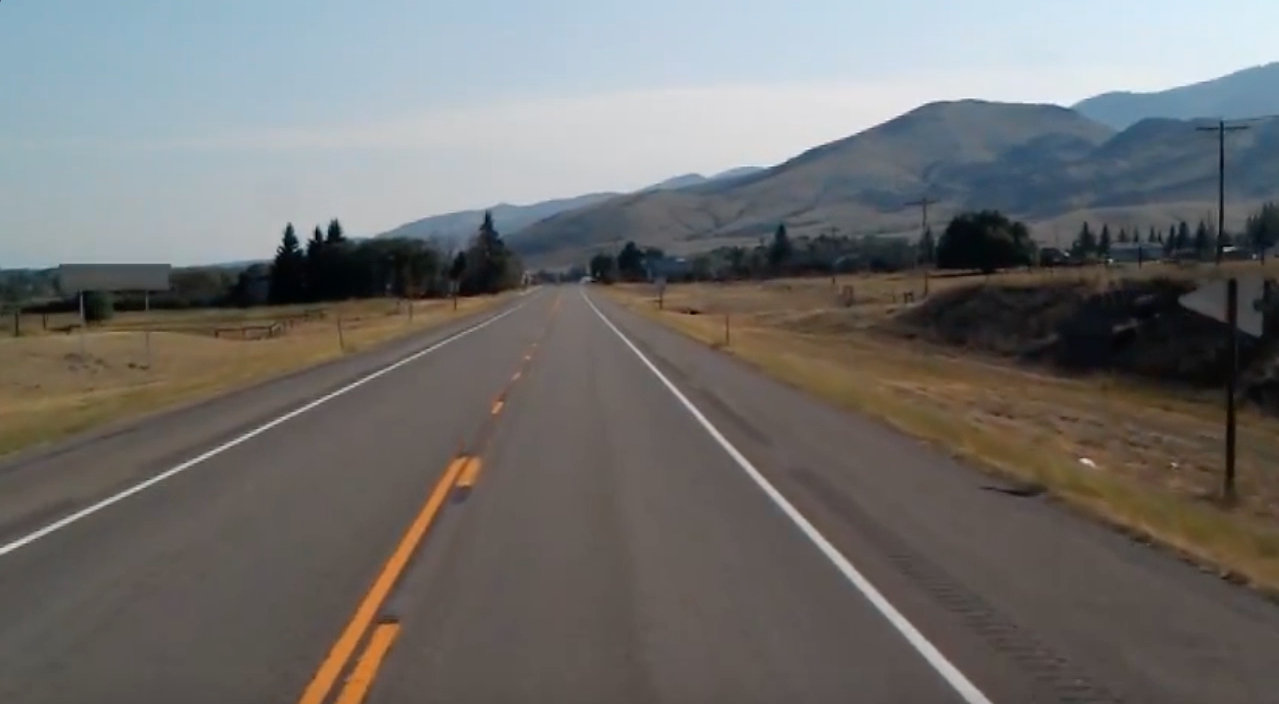
#> input picture test_image.jpg, 1279 x 704 px
$ python lane.py
#> lines starting #> are read from the running program, lines starting #| are printed output that depends on the picture; after the words box and inside, x2 and y2 are one past the last pixel; in counts of white or black regions, pixels touching at a corner belong together
import cv2
import numpy as np
import matplotlib.pyplot as plt

def canny(lane_image) :
    gray = cv2.cvtColor(lane_image,cv2.COLOR_BGR2GRAY )
    blur = cv2.GaussianBlur(gray, (5,5), 0)
    canny = cv2.Canny(blur, 50, 150)
    return canny

def region_of_intrest(lane_image) :
    height = lane_image.shape[0]
    triangle = np.array([[(200,height), (1100,height),(550,250)]])
    mask = np.zeros_like(lane_image)
    cv2.fillPoly(mask, triangle, 255)
    masked_image = cv2.bitwise_and(mask, lane_image)
    return masked_image

def line_display(image, lines):
    if lines is not None:
        for line in lines:
            x1, y1, x2, y2 = line.reshape(4)
            cv2.line(image, (x1, y1),(x2, y2), (255, 0, 0), 10)
    return image


frame = cv2.imread('test_image.jpg')
#> frame is the input picture: shape (704, 1279, 3); mean B, G, R 109.7, 111.3, 112.3
lane_image = np.copy(frame)
canny = canny(lane_image)
#> in canny, `canny = cv2.Canny(blur, 50, 150)`:
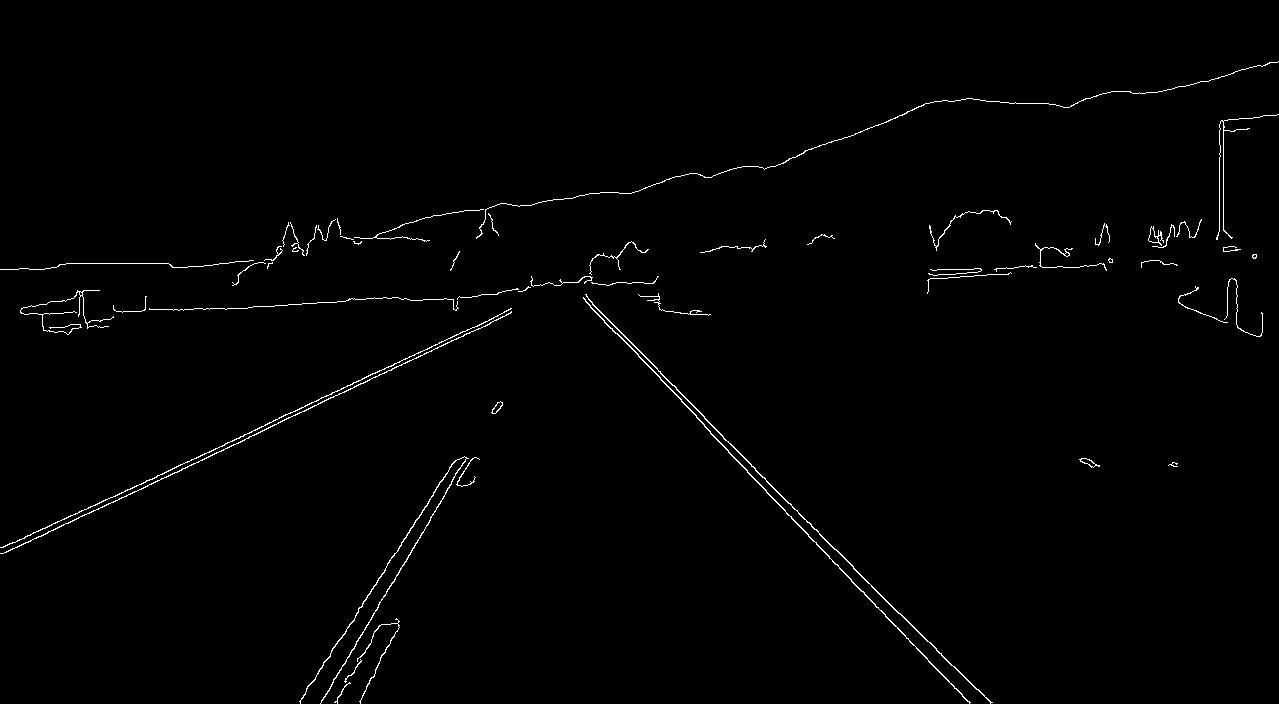
#> canny: shape (704, 1279); 0.98% white in thin lines or dots
region = region_of_intrest(canny)
#> in region_of_intrest, `cv2.fillPoly(mask, triangle, 255)`:
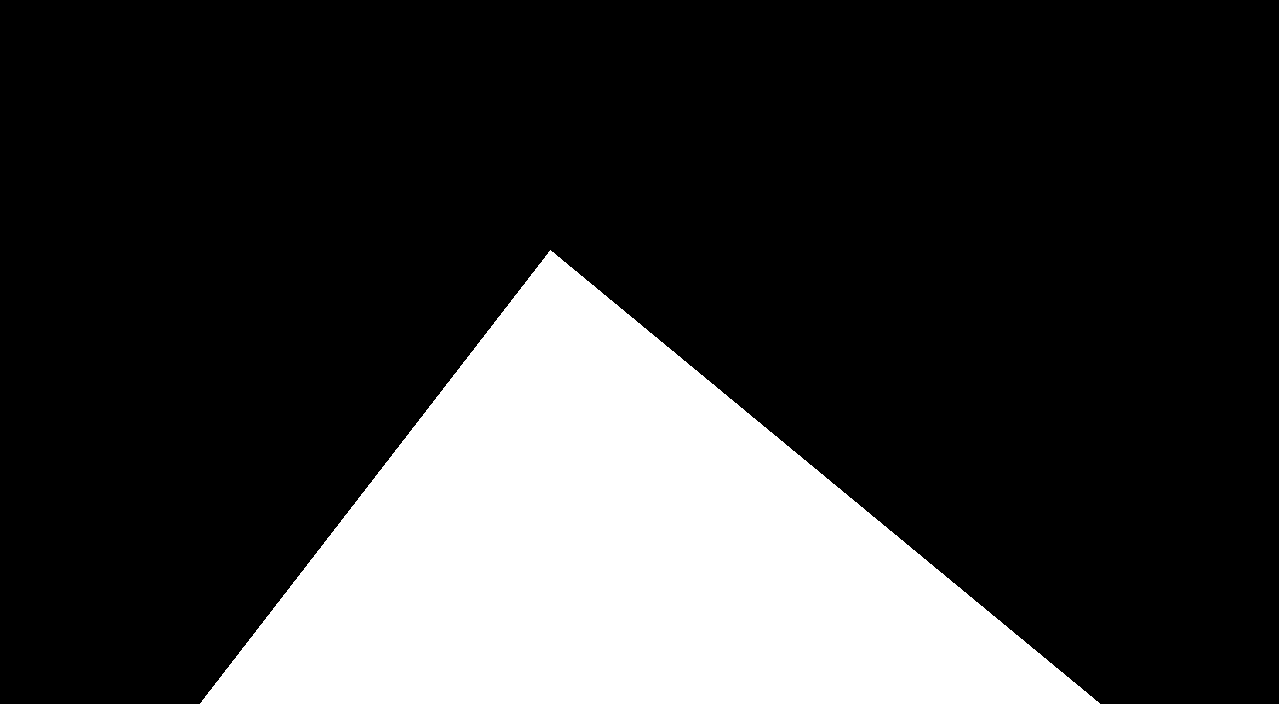
#> mask: shape (704, 1279); 22.7% white; 1 white region, box (x1, y1, x2, y2) and area: (200, 250, 1100, 704) 204575
#> in region_of_intrest, `masked_image = cv2.bitwise_and(mask, lane_image)`:
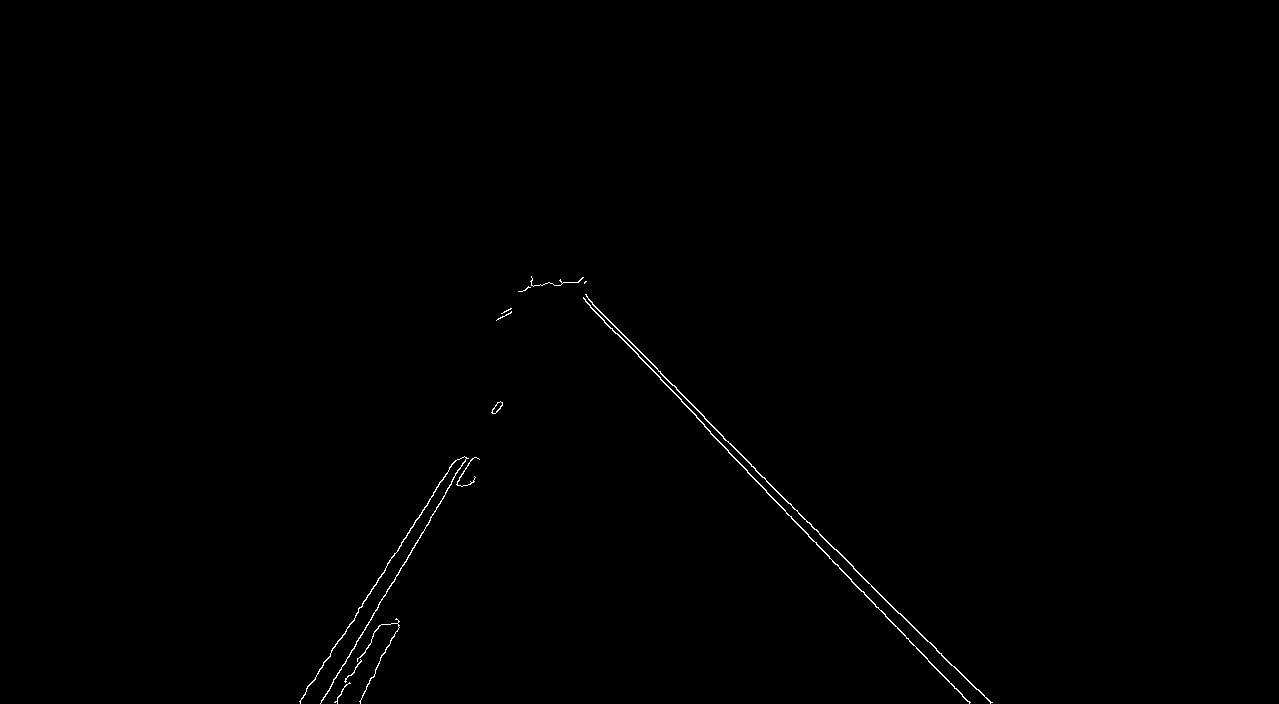
#> masked_image: shape (704, 1279); 0.32% white in thin lines or dots, all inside (x1, y1, x2, y2) = (299, 276, 993, 704)
line = cv2.HoughLinesP(region, 2, np.pi/180, 100, np.array([]), minLineLength=40, maxLineGap= 5 )
#> line = 14 rows, first 6: [658, 371, 755, 468], [696, 417, 747, 470], [299, 701, 386, 567], [747, 472, 969, 702], [331, 684, 452, 481], [588, 299, 660, 371]
display = line_display(lane_image, line)
#> the loop in line_display, `for line in lines:` made 14 passes
#> (x1, y1, x2, y2) on passes 1 to 12: (658, 371, 755, 468), (696, 417, 747, 470), (299, 701, 386, 567), (747, 472, 969, 702), (331, 684, 452, 481), (588, 299, 660, 371), (811, 526, 868, 582), (615, 332, 704, 424), (900, 613, 976, 689), (401, 542, 454, 461), (351, 675, 379, 625), (704, 418, 839, 553)
#> after the loop in line_display, `for line in lines:`:
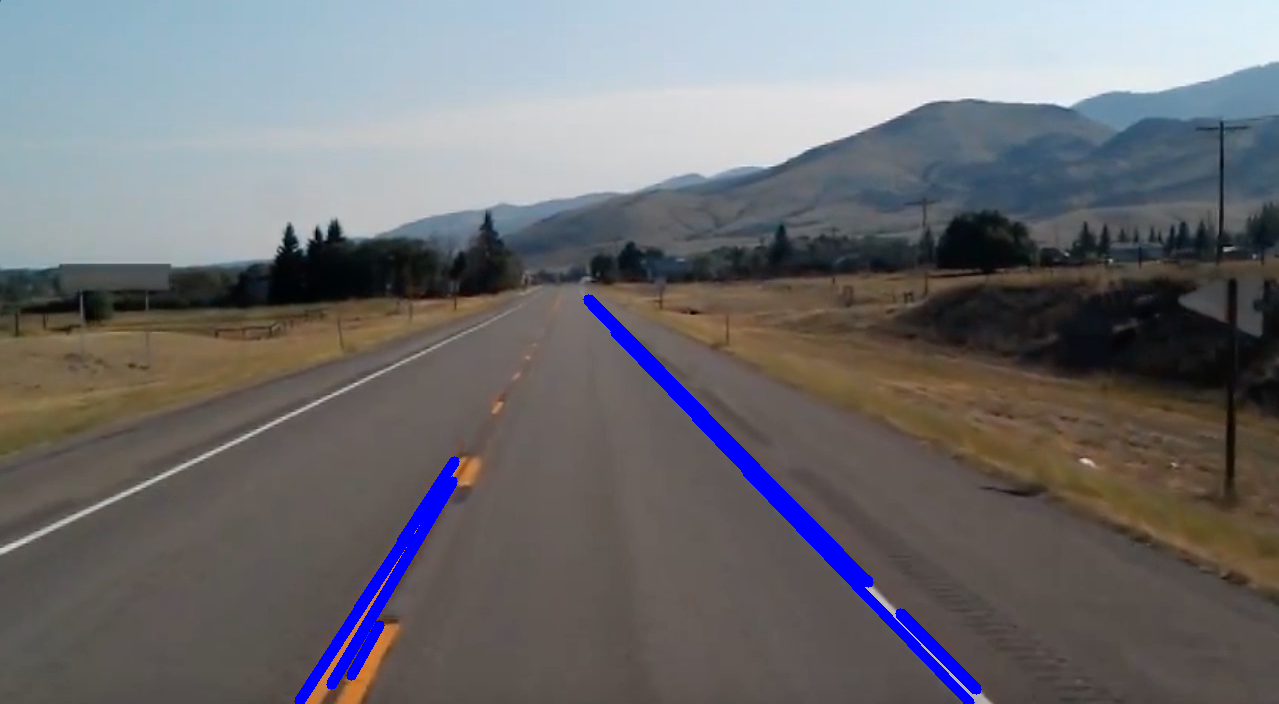
#> image: shape (704, 1279, 3); mean B, G, R 112.6, 109.1, 109.7

cv2.imshow("road",display )
cv2.waitKey(0)
